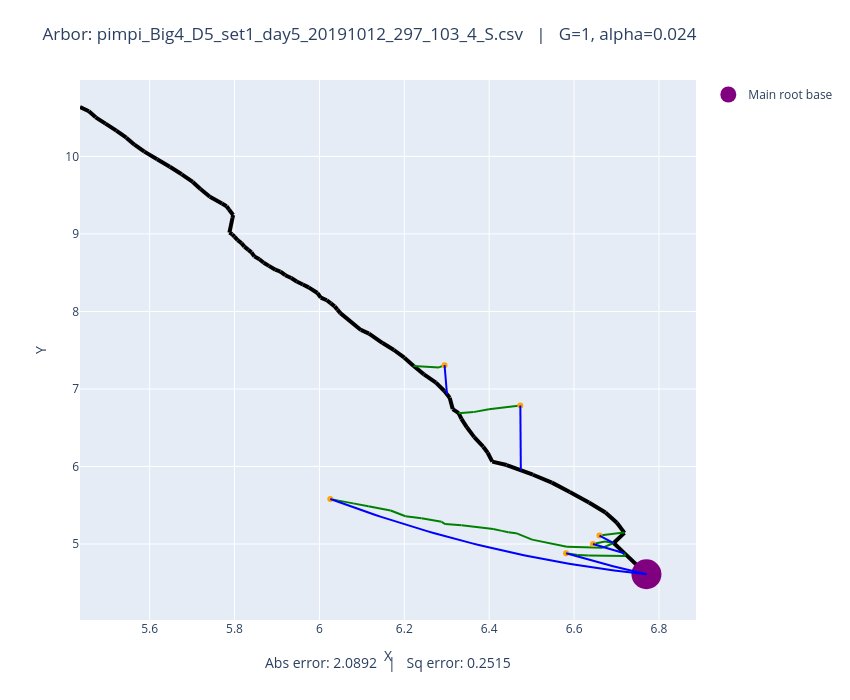

Write notebook code for a chart like this one.
### Code cell
# Plot both observed and optimized
plot_arbors(fname, 1, 0.024)

### Figure 1 — Plotly figure (JSON) as saved in the notebook; plotly's stock layout.template omitted (floating-point values rounded to 4 significant figures)
{"data": [{"line": {"color": "black", "width": 4}, "mode": "lines", "showlegend": false, "type": "scatter", "x": [6.77, 6.718], "y": [4.61, 4.882]}, {"line": {"color": "black", "width": 4}, "mode": "lines", "showlegend": false, "type": "scatter", "x": [6.718, 6.693], "y": [4.882, 5.013]}, {"line": {"color": "black", "width": 4}, "mode": "lines", "showlegend": false, "type": "scatter", "x": [6.693, 6.719], "y": [5.013, 5.144]}, {"line": {"color": "black", "width": 4}, "mode": "lines", "showlegend": false, "type": "scatter", "x": [6.719, 6.701], "y": [5.144, 5.274]}, {"line": {"color": "black", "width": 4}, "mode": "lines", "showlegend": false, "type": "scatter", "x": [6.701, 6.674], "y": [5.274, 5.406]}, {"line": {"color": "black", "width": 4}, "mode": "lines", "showlegend": false, "type": "scatter", "x": [6.674, 6.635], "y": [5.406, 5.536]}, {"line": {"color": "black", "width": 4}, "mode": "lines", "showlegend": false, "type": "scatter", "x": [6.635, 6.59], "y": [5.536, 5.672]}, {"line": {"color": "black", "width": 4}, "mode": "lines", "showlegend": false, "type": "scatter", "x": [6.59, 6.548], "y": [5.672, 5.792]}, {"line": {"color": "black", "width": 4}, "mode": "lines", "showlegend": false, "type": "scatter", "x": [6.548, 6.503], "y": [5.792, 5.894]}, {"line": {"color": "black", "width": 4}, "mode": "lines", "showlegend": false, "type": "scatter", "x": [6.503, 6.441], "y": [5.894, 6.019]}, {"line": {"color": "black", "width": 4}, "mode": "lines", "showlegend": false, "type": "scatter", "x": [6.441, 6.407], "y": [6.019, 6.063]}, {"line": {"color": "black", "width": 4}, "mode": "lines", "showlegend": false, "type": "scatter", "x": [6.407, 6.396], "y": [6.063, 6.177]}, {"line": {"color": "black", "width": 4}, "mode": "lines", "showlegend": false, "type": "scatter", "x": [6.396, 6.386], "y": [6.177, 6.255]}, {"line": {"color": "black", "width": 4}, "mode": "lines", "showlegend": false, "type": "scatter", "x": [6.386, 6.365], "y": [6.255, 6.379]}, {"line": {"color": "black", "width": 4}, "mode": "lines", "showlegend": false, "type": "scatter", "x": [6.365, 6.347], "y": [6.379, 6.505]}, {"line": {"color": "black", "width": 4}, "mode": "lines", "showlegend": false, "type": "scatter", "x": [6.347, 6.335], "y": [6.505, 6.615]}, {"line": {"color": "black", "width": 4}, "mode": "lines", "showlegend": false, "type": "scatter", "x": [6.335, 6.328], "y": [6.615, 6.688]}, {"line": {"color": "black", "width": 4}, "mode": "lines", "showlegend": false, "type": "scatter", "x": [6.328, 6.314], "y": [6.688, 6.741]}, {"line": {"color": "black", "width": 4}, "mode": "lines", "showlegend": false, "type": "scatter", "x": [6.314, 6.307], "y": [6.741, 6.888]}, {"line": {"color": "black", "width": 4}, "mode": "lines", "showlegend": false, "type": "scatter", "x": [6.307, 6.294], "y": [6.888, 6.973]}, {"line": {"color": "black", "width": 4}, "mode": "lines", "showlegend": false, "type": "scatter", "x": [6.294, 6.275], "y": [6.973, 7.082]}, {"line": {"color": "black", "width": 4}, "mode": "lines", "showlegend": false, "type": "scatter", "x": [6.275, 6.246], "y": [7.082, 7.188]}, {"line": {"color": "black", "width": 4}, "mode": "lines", "showlegend": false, "type": "scatter", "x": [6.246, 6.222], "y": [7.188, 7.296]}, {"line": {"color": "black", "width": 4}, "mode": "lines", "showlegend": false, "type": "scatter", "x": [6.222, 6.2], "y": [7.296, 7.404]}, {"line": {"color": "black", "width": 4}, "mode": "lines", "showlegend": false, "type": "scatter", "x": [6.2, 6.176], "y": [7.404, 7.502]}, {"line": {"color": "black", "width": 4}, "mode": "lines", "showlegend": false, "type": "scatter", "x": [6.176, 6.149], "y": [7.502, 7.592]}, {"line": {"color": "black", "width": 4}, "mode": "lines", "showlegend": false, "type": "scatter", "x": [6.149, 6.117], "y": [7.592, 7.715]}, {"line": {"color": "black", "width": 4}, "mode": "lines", "showlegend": false, "type": "scatter", "x": [6.117, 6.098], "y": [7.715, 7.761]}, {"line": {"color": "black", "width": 4}, "mode": "lines", "showlegend": false, "type": "scatter", "x": [6.098, 6.049], "y": [7.761, 7.978]}, {"line": {"color": "black", "width": 4}, "mode": "lines", "showlegend": false, "type": "scatter", "x": [6.049, 6.042], "y": [7.978, 8.023]}, {"line": {"color": "black", "width": 4}, "mode": "lines", "showlegend": false, "type": "scatter", "x": [6.042, 6.036], "y": [8.023, 8.065]}, {"line": {"color": "black", "width": 4}, "mode": "lines", "showlegend": false, "type": "scatter", "x": [6.036, 6.027], "y": [8.065, 8.104]}, {"line": {"color": "black", "width": 4}, "mode": "lines", "showlegend": false, "type": "scatter", "x": [6.027, 6.017], "y": [8.104, 8.145]}, {"line": {"color": "black", "width": 4}, "mode": "lines", "showlegend": false, "type": "scatter", "x": [6.017, 6.003], "y": [8.145, 8.179]}, {"line": {"color": "black", "width": 4}, "mode": "lines", "showlegend": false, "type": "scatter", "x": [6.003, 5.995], "y": [8.179, 8.238]}, {"line": {"color": "black", "width": 4}, "mode": "lines", "showlegend": false, "type": "scatter", "x": [5.995, 5.975], "y": [8.238, 8.31]}, {"line": {"color": "black", "width": 4}, "mode": "lines", "showlegend": false, "type": "scatter", "x": [5.975, 5.961], "y": [8.31, 8.347]}, {"line": {"color": "black", "width": 4}, "mode": "lines", "showlegend": false, "type": "scatter", "x": [5.961, 5.946], "y": [8.347, 8.387]}, {"line": {"color": "black", "width": 4}, "mode": "lines", "showlegend": false, "type": "scatter", "x": [5.946, 5.934], "y": [8.387, 8.431]}, {"line": {"color": "black", "width": 4}, "mode": "lines", "showlegend": false, "type": "scatter", "x": [5.934, 5.92], "y": [8.431, 8.467]}, {"line": {"color": "black", "width": 4}, "mode": "lines", "showlegend": false, "type": "scatter", "x": [5.92, 5.908], "y": [8.467, 8.515]}, {"line": {"color": "black", "width": 4}, "mode": "lines", "showlegend": false, "type": "scatter", "x": [5.908, 5.896], "y": [8.515, 8.538]}, {"line": {"color": "black", "width": 4}, "mode": "lines", "showlegend": false, "type": "scatter", "x": [5.896, 5.881], "y": [8.538, 8.588]}, {"line": {"color": "black", "width": 4}, "mode": "lines", "showlegend": false, "type": "scatter", "x": [5.881, 5.869], "y": [8.588, 8.629]}, {"line": {"color": "black", "width": 4}, "mode": "lines", "showlegend": false, "type": "scatter", "x": [5.869, 5.859], "y": [8.629, 8.673]}, {"line": {"color": "black", "width": 4}, "mode": "lines", "showlegend": false, "type": "scatter", "x": [5.859, 5.847], "y": [8.673, 8.711]}, {"line": {"color": "black", "width": 4}, "mode": "lines", "showlegend": false, "type": "scatter", "x": [5.847, 5.84], "y": [8.711, 8.762]}, {"line": {"color": "black", "width": 4}, "mode": "lines", "showlegend": false, "type": "scatter", "x": [5.84, 5.833], "y": [8.762, 8.795]}, {"line": {"color": "black", "width": 4}, "mode": "lines", "showlegend": false, "type": "scatter", "x": [5.833, 5.823], "y": [8.795, 8.836]}, {"line": {"color": "black", "width": 4}, "mode": "lines", "showlegend": false, "type": "scatter", "x": [5.823, 5.816], "y": [8.836, 8.881]}, {"line": {"color": "black", "width": 4}, "mode": "lines", "showlegend": false, "type": "scatter", "x": [5.816, 5.807], "y": [8.881, 8.919]}, {"line": {"color": "black", "width": 4}, "mode": "lines", "showlegend": false, "type": "scatter", "x": [5.807, 5.8], "y": [8.919, 8.964]}, {"line": {"color": "black", "width": 4}, "mode": "lines", "showlegend": false, "type": "scatter", "x": [5.8, 5.795], "y": [8.964, 8.995]}, {"line": {"color": "black", "width": 4}, "mode": "lines", "showlegend": false, "type": "scatter", "x": [5.795, 5.788], "y": [8.995, 9.017]}, {"line": {"color": "black", "width": 4}, "mode": "lines", "showlegend": false, "type": "scatter", "x": [5.788, 5.795], "y": [9.017, 9.208]}, {"line": {"color": "black", "width": 4}, "mode": "lines", "showlegend": false, "type": "scatter", "x": [5.795, 5.797], "y": [9.208, 9.244]}, {"line": {"color": "black", "width": 4}, "mode": "lines", "showlegend": false, "type": "scatter", "x": [5.797, 5.787], "y": [9.244, 9.315]}, {"line": {"color": "black", "width": 4}, "mode": "lines", "showlegend": false, "type": "scatter", "x": [5.787, 5.781], "y": [9.315, 9.357]}, {"line": {"color": "black", "width": 4}, "mode": "lines", "showlegend": false, "type": "scatter", "x": [5.781, 5.77], "y": [9.357, 9.392]}, {"line": {"color": "black", "width": 4}, "mode": "lines", "showlegend": false, "type": "scatter", "x": [5.77, 5.742], "y": [9.392, 9.479]}, {"line": {"color": "black", "width": 4}, "mode": "lines", "showlegend": false, "type": "scatter", "x": [5.742, 5.72], "y": [9.479, 9.58]}, {"line": {"color": "black", "width": 4}, "mode": "lines", "showlegend": false, "type": "scatter", "x": [5.72, 5.702], "y": [9.58, 9.671]}, {"line": {"color": "black", "width": 4}, "mode": "lines", "showlegend": false, "type": "scatter", "x": [5.702, 5.676], "y": [9.671, 9.77]}, {"line": {"color": "black", "width": 4}, "mode": "lines", "showlegend": false, "type": "scatter", "x": [5.676, 5.648], "y": [9.77, 9.867]}, {"line": {"color": "black", "width": 4}, "mode": "lines", "showlegend": false, "type": "scatter", "x": [5.648, 5.618], "y": [9.867, 9.965]}, {"line": {"color": "black", "width": 4}, "mode": "lines", "showlegend": false, "type": "scatter", "x": [5.618, 5.588], "y": [9.965, 10.06]}, {"line": {"color": "black", "width": 4}, "mode": "lines", "showlegend": false, "type": "scatter", "x": [5.588, 5.564], "y": [10.06, 10.15]}, {"line": {"color": "black", "width": 4}, "mode": "lines", "showlegend": false, "type": "scatter", "x": [5.564, 5.545], "y": [10.15, 10.24]}, {"line": {"color": "black", "width": 4}, "mode": "lines", "showlegend": false, "type": "scatter", "x": [5.545, 5.522], "y": [10.24, 10.33]}, {"line": {"color": "black", "width": 4}, "mode": "lines", "showlegend": false, "type": "scatter", "x": [5.522, 5.496], "y": [10.33, 10.42]}, {"line": {"color": "black", "width": 4}, "mode": "lines", "showlegend": false, "type": "scatter", "x": [5.496, 5.473], "y": [10.42, 10.5]}, {"line": {"color": "black", "width": 4}, "mode": "lines", "showlegend": false, "type": "scatter", "x": [5.473, 5.457], "y": [10.5, 10.58]}, {"line": {"color": "black", "width": 4}, "mode": "lines", "showlegend": false, "type": "scatter", "x": [5.457, 5.436], "y": [10.58, 10.64]}, {"line": {"color": "green", "width": 2}, "mode": "lines", "showlegend": false, "type": "scatter", "x": [6.66, 6.717], "y": [5.109, 5.147]}, {"line": {"color": "green", "width": 2}, "mode": "lines", "showlegend": false, "type": "scatter", "x": [6.717, 6.719], "y": [5.147, 5.144]}, {"line": {"color": "green", "width": 2}, "mode": "lines", "showlegend": false, "type": "scatter", "x": [6.645, 6.673], "y": [5.001, 5.034]}, {"line": {"color": "green", "width": 2}, "mode": "lines", "showlegend": false, "type": "scatter", "x": [6.673, 6.693], "y": [5.034, 5.013]}, {"line": {"color": "green", "width": 2}, "mode": "lines", "showlegend": false, "type": "scatter", "x": [6.026, 6.045], "y": [5.581, 5.559]}, {"line": {"color": "green", "width": 2}, "mode": "lines", "showlegend": false, "type": "scatter", "x": [6.045, 6.08], "y": [5.559, 5.524]}, {"line": {"color": "green", "width": 2}, "mode": "lines", "showlegend": false, "type": "scatter", "x": [6.08, 6.115], "y": [5.524, 5.486]}, {"line": {"color": "green", "width": 2}, "mode": "lines", "showlegend": false, "type": "scatter", "x": [6.115, 6.168], "y": [5.486, 5.433]}, {"line": {"color": "green", "width": 2}, "mode": "lines", "showlegend": false, "type": "scatter", "x": [6.168, 6.203], "y": [5.433, 5.358]}, {"line": {"color": "green", "width": 2}, "mode": "lines", "showlegend": false, "type": "scatter", "x": [6.203, 6.241], "y": [5.358, 5.332]}, {"line": {"color": "green", "width": 2}, "mode": "lines", "showlegend": false, "type": "scatter", "x": [6.241, 6.288], "y": [5.332, 5.286]}, {"line": {"color": "green", "width": 2}, "mode": "lines", "showlegend": false, "type": "scatter", "x": [6.288, 6.296], "y": [5.286, 5.257]}, {"line": {"color": "green", "width": 2}, "mode": "lines", "showlegend": false, "type": "scatter", "x": [6.296, 6.335], "y": [5.257, 5.241]}, {"line": {"color": "green", "width": 2}, "mode": "lines", "showlegend": false, "type": "scatter", "x": [6.335, 6.41], "y": [5.241, 5.194]}, {"line": {"color": "green", "width": 2}, "mode": "lines", "showlegend": false, "type": "scatter", "x": [6.41, 6.43], "y": [5.194, 5.169]}, {"line": {"color": "green", "width": 2}, "mode": "lines", "showlegend": false, "type": "scatter", "x": [6.43, 6.445], "y": [5.169, 5.151]}, {"line": {"color": "green", "width": 2}, "mode": "lines", "showlegend": false, "type": "scatter", "x": [6.445, 6.463], "y": [5.151, 5.14]}, {"line": {"color": "green", "width": 2}, "mode": "lines", "showlegend": false, "type": "scatter", "x": [6.463, 6.501], "y": [5.14, 5.056]}, {"line": {"color": "green", "width": 2}, "mode": "lines", "showlegend": false, "type": "scatter", "x": [6.501, 6.583], "y": [5.056, 4.963]}, {"line": {"color": "green", "width": 2}, "mode": "lines", "showlegend": false, "type": "scatter", "x": [6.583, 6.667], "y": [4.963, 4.951]}, {"line": {"color": "green", "width": 2}, "mode": "lines", "showlegend": false, "type": "scatter", "x": [6.667, 6.693], "y": [4.951, 5.013]}, {"line": {"color": "green", "width": 2}, "mode": "lines", "showlegend": false, "type": "scatter", "x": [6.581, 6.608], "y": [4.88, 4.86]}, {"line": {"color": "green", "width": 2}, "mode": "lines", "showlegend": false, "type": "scatter", "x": [6.608, 6.634], "y": [4.86, 4.851]}, {"line": {"color": "green", "width": 2}, "mode": "lines", "showlegend": false, "type": "scatter", "x": [6.634, 6.72], "y": [4.851, 4.845]}, {"line": {"color": "green", "width": 2}, "mode": "lines", "showlegend": false, "type": "scatter", "x": [6.72, 6.718], "y": [4.845, 4.882]}, {"line": {"color": "green", "width": 2}, "mode": "lines", "showlegend": false, "type": "scatter", "x": [6.295, 6.282], "y": [7.307, 7.278]}, {"line": {"color": "green", "width": 2}, "mode": "lines", "showlegend": false, "type": "scatter", "x": [6.282, 6.222], "y": [7.278, 7.296]}, {"line": {"color": "green", "width": 2}, "mode": "lines", "showlegend": false, "type": "scatter", "x": [6.473, 6.399], "y": [6.788, 6.737]}, {"line": {"color": "green", "width": 2}, "mode": "lines", "showlegend": false, "type": "scatter", "x": [6.399, 6.363], "y": [6.737, 6.701]}, {"line": {"color": "green", "width": 2}, "mode": "lines", "showlegend": false, "type": "scatter", "x": [6.363, 6.328], "y": [6.701, 6.688]}, {"marker": {"color": "orange"}, "mode": "markers", "showlegend": false, "type": "scatter", "x": [6.66], "y": [5.109]}, {"marker": {"color": "orange"}, "mode": "markers", "showlegend": false, "type": "scatter", "x": [6.645], "y": [5.001]}, {"marker": {"color": "orange"}, "mode": "markers", "showlegend": false, "type": "scatter", "x": [6.026], "y": [5.581]}, {"marker": {"color": "orange"}, "mode": "markers", "showlegend": false, "type": "scatter", "x": [6.581], "y": [4.88]}, {"marker": {"color": "orange"}, "mode": "markers", "showlegend": false, "type": "scatter", "x": [6.295], "y": [7.307]}, {"marker": {"color": "orange"}, "mode": "markers", "showlegend": false, "type": "scatter", "x": [6.473], "y": [6.788]}, {"marker": {"color": "purple", "size": 30}, "mode": "markers", "name": "Main root base", "type": "scatter", "x": [6.77], "y": [4.61]}, {"line": {"color": "blue"}, "mode": "lines", "showlegend": false, "type": "scatter", "x": [6.66, 6.661, 6.661, 6.662, 6.663, 6.663, 6.664, 6.665, 6.665, 6.666, 6.667, 6.667, 6.668, 6.669, 6.669, 6.67, 6.671, 6.671, 6.672, 6.673, 6.674, 6.674, 6.675, 6.676, 6.676, 6.677, 6.678, 6.678, 6.679, 6.68, 6.68, 6.681, 6.682, 6.682, 6.683, 6.684, 6.684, 6.685, 6.686, 6.686, 6.687, 6.688, 6.689, 6.689, 6.69, 6.691, 6.691, 6.692, 6.693, 6.693], "y": [5.109, 5.107, 5.105, 5.103, 5.101, 5.099, 5.097, 5.095, 5.093, 5.091, 5.089, 5.087, 5.085, 5.083, 5.082, 5.08, 5.078, 5.076, 5.074, 5.072, 5.07, 5.068, 5.066, 5.064, 5.062, 5.06, 5.058, 5.056, 5.054, 5.052, 5.05, 5.048, 5.046, 5.044, 5.042, 5.04, 5.038, 5.036, 5.034, 5.032, 5.03, 5.028, 5.026, 5.024, 5.022, 5.021, 5.019, 5.017, 5.015, 5.013]}, {"line": {"color": "blue"}, "mode": "lines", "showlegend": false, "type": "scatter", "x": [6.645, 6.646, 6.648, 6.649, 6.651, 6.652, 6.654, 6.655, 6.657, 6.658, 6.66, 6.661, 6.663, 6.664, 6.666, 6.667, 6.669, 6.67, 6.672, 6.673, 6.675, 6.676, 6.678, 6.679, 6.681, 6.682, 6.684, 6.685, 6.687, 6.688, 6.69, 6.691, 6.693, 6.694, 6.696, 6.697, 6.699, 6.7, 6.702, 6.703, 6.705, 6.706, 6.708, 6.709, 6.711, 6.712, 6.714, 6.715, 6.717, 6.718], "y": [5.001, 4.998, 4.996, 4.993, 4.991, 4.988, 4.986, 4.983, 4.981, 4.978, 4.976, 4.973, 4.971, 4.968, 4.966, 4.963, 4.961, 4.958, 4.956, 4.953, 4.951, 4.948, 4.946, 4.944, 4.941, 4.939, 4.936, 4.934, 4.931, 4.929, 4.927, 4.924, 4.922, 4.919, 4.917, 4.915, 4.912, 4.91, 4.908, 4.905, 4.903, 4.9, 4.898, 4.896, 4.893, 4.891, 4.889, 4.886, 4.884, 4.882]}, {"line": {"color": "blue"}, "mode": "lines", "showlegend": false, "type": "scatter", "x": [6.026, 6.041, 6.056, 6.071, 6.086, 6.102, 6.117, 6.132, 6.147, 6.162, 6.178, 6.193, 6.208, 6.223, 6.238, 6.254, 6.269, 6.284, 6.299, 6.314, 6.33, 6.345, 6.36, 6.375, 6.39, 6.406, 6.421, 6.436, 6.451, 6.466, 6.482, 6.497, 6.512, 6.527, 6.542, 6.558, 6.573, 6.588, 6.603, 6.618, 6.634, 6.649, 6.664, 6.679, 6.694, 6.71, 6.725, 6.74, 6.755, 6.77], "y": [5.581, 5.55, 5.52, 5.49, 5.46, 5.431, 5.403, 5.374, 5.347, 5.32, 5.293, 5.267, 5.241, 5.215, 5.19, 5.166, 5.142, 5.118, 5.095, 5.073, 5.051, 5.029, 5.008, 4.987, 4.967, 4.947, 4.928, 4.909, 4.89, 4.872, 4.855, 4.838, 4.821, 4.805, 4.789, 4.774, 4.759, 4.745, 4.731, 4.718, 4.705, 4.693, 4.681, 4.669, 4.658, 4.648, 4.637, 4.628, 4.619, 4.61]}, {"line": {"color": "blue"}, "mode": "lines", "showlegend": false, "type": "scatter", "x": [6.581, 6.585, 6.589, 6.593, 6.597, 6.6, 6.604, 6.608, 6.612, 6.616, 6.62, 6.624, 6.628, 6.631, 6.635, 6.639, 6.643, 6.647, 6.651, 6.655, 6.658, 6.662, 6.666, 6.67, 6.674, 6.678, 6.682, 6.685, 6.689, 6.693, 6.697, 6.701, 6.705, 6.709, 6.713, 6.716, 6.72, 6.724, 6.728, 6.732, 6.736, 6.74, 6.743, 6.747, 6.751, 6.755, 6.759, 6.763, 6.767, 6.77], "y": [4.88, 4.874, 4.868, 4.862, 4.855, 4.849, 4.843, 4.837, 4.831, 4.825, 4.819, 4.813, 4.807, 4.801, 4.796, 4.79, 4.784, 4.778, 4.773, 4.767, 4.761, 4.756, 4.75, 4.744, 4.739, 4.733, 4.728, 4.722, 4.717, 4.712, 4.706, 4.701, 4.695, 4.69, 4.685, 4.68, 4.675, 4.669, 4.664, 4.659, 4.654, 4.649, 4.644, 4.639, 4.634, 4.629, 4.624, 4.619, 4.615, 4.61]}, {"line": {"color": "blue"}, "mode": "lines", "showlegend": false, "type": "scatter", "x": [6.295, 6.295, 6.295, 6.295, 6.295, 6.295, 6.296, 6.296, 6.296, 6.296, 6.296, 6.296, 6.296, 6.296, 6.296, 6.297, 6.297, 6.297, 6.297, 6.297, 6.297, 6.297, 6.297, 6.298, 6.298, 6.298, 6.298, 6.298, 6.298, 6.298, 6.298, 6.298, 6.299, 6.299, 6.299, 6.299, 6.299, 6.299, 6.299, 6.299, 6.3, 6.3, 6.3, 6.3, 6.3, 6.3, 6.3, 6.3, 6.3, 6.301], "y": [7.307, 7.3, 7.292, 7.284, 7.277, 7.269, 7.261, 7.254, 7.246, 7.238, 7.231, 7.223, 7.215, 7.208, 7.2, 7.192, 7.185, 7.177, 7.169, 7.162, 7.154, 7.146, 7.139, 7.131, 7.123, 7.116, 7.108, 7.1, 7.092, 7.085, 7.077, 7.069, 7.062, 7.054, 7.046, 7.039, 7.031, 7.023, 7.016, 7.008, 7.0, 6.993, 6.985, 6.977, 6.97, 6.962, 6.954, 6.947, 6.939, 6.931]}, {"line": {"color": "blue"}, "mode": "lines", "showlegend": false, "type": "scatter", "x": [6.473, 6.473, 6.473, 6.473, 6.473, 6.473, 6.474, 6.474, 6.474, 6.474, 6.474, 6.474, 6.474, 6.474, 6.474, 6.474, 6.474, 6.474, 6.474, 6.474, 6.474, 6.474, 6.474, 6.474, 6.474, 6.474, 6.474, 6.474, 6.474, 6.474, 6.474, 6.474, 6.474, 6.474, 6.474, 6.474, 6.474, 6.474, 6.474, 6.474, 6.474, 6.474, 6.474, 6.474, 6.474, 6.474, 6.475, 6.475, 6.475, 6.475], "y": [6.788, 6.771, 6.754, 6.737, 6.72, 6.703, 6.686, 6.669, 6.652, 6.634, 6.617, 6.6, 6.583, 6.566, 6.549, 6.532, 6.515, 6.498, 6.481, 6.464, 6.447, 6.429, 6.412, 6.395, 6.378, 6.361, 6.344, 6.327, 6.31, 6.293, 6.276, 6.259, 6.242, 6.225, 6.207, 6.19, 6.173, 6.156, 6.139, 6.122, 6.105, 6.088, 6.071, 6.054, 6.037, 6.02, 6.003, 5.985, 5.968, 5.951]}], "layout": {"annotations": [{"font": {"size": 14}, "showarrow": false, "text": "Abs error: 2.0892   |   Sq error: 0.2515", "x": 0.5, "xref": "paper", "y": -0.1, "yref": "paper"}], "height": 700, "margin": {"b": 80, "t": 80}, "title": {"text": "Arbor: pimpi_Big4_D5_set1_day5_20191012_297_103_4_S.csv   |   G=1, alpha=0.024"}, "width": 850, "xaxis": {"autorange": true, "range": [5.436, 6.888], "title": {"text": "X"}, "type": "linear"}, "yaxis": {"autorange": true, "range": [4.02, 10.99], "title": {"text": "Y"}, "type": "linear"}}}
